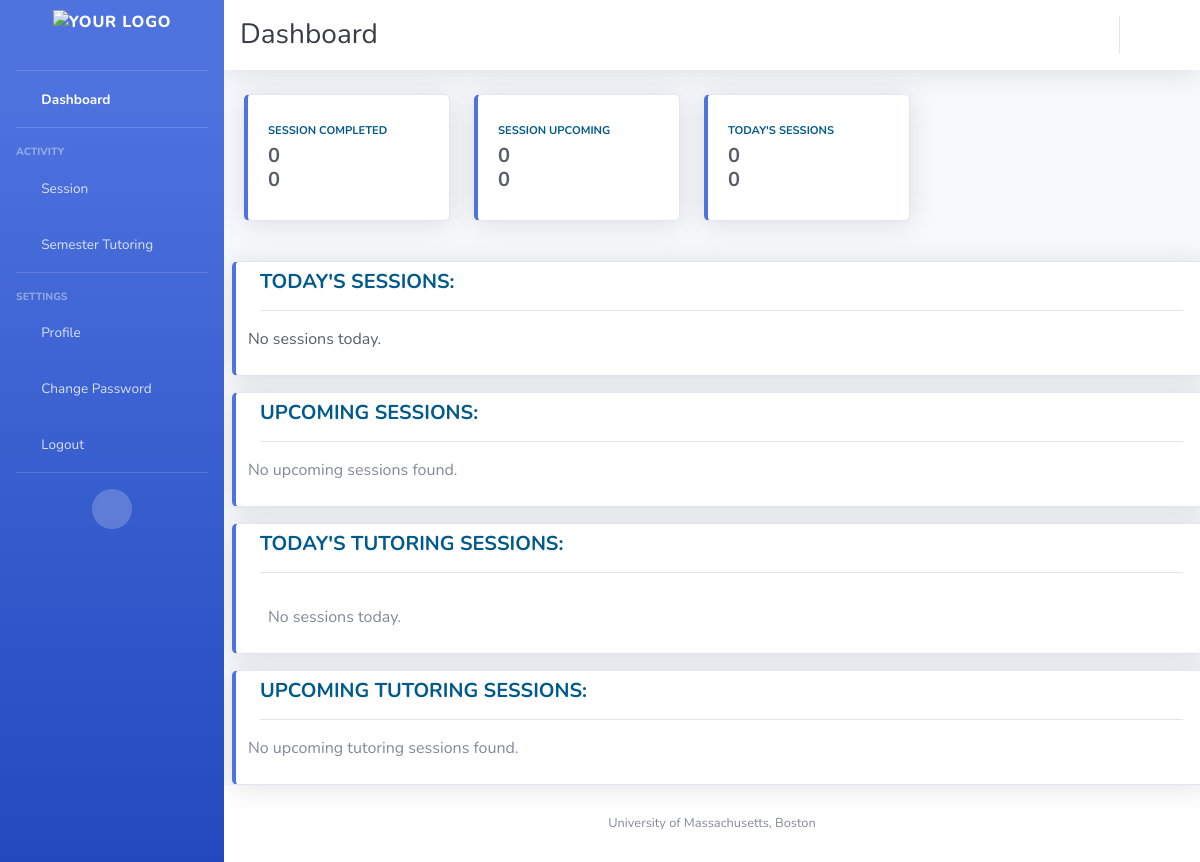
Page /home/ (signed in) on the earlier database version.
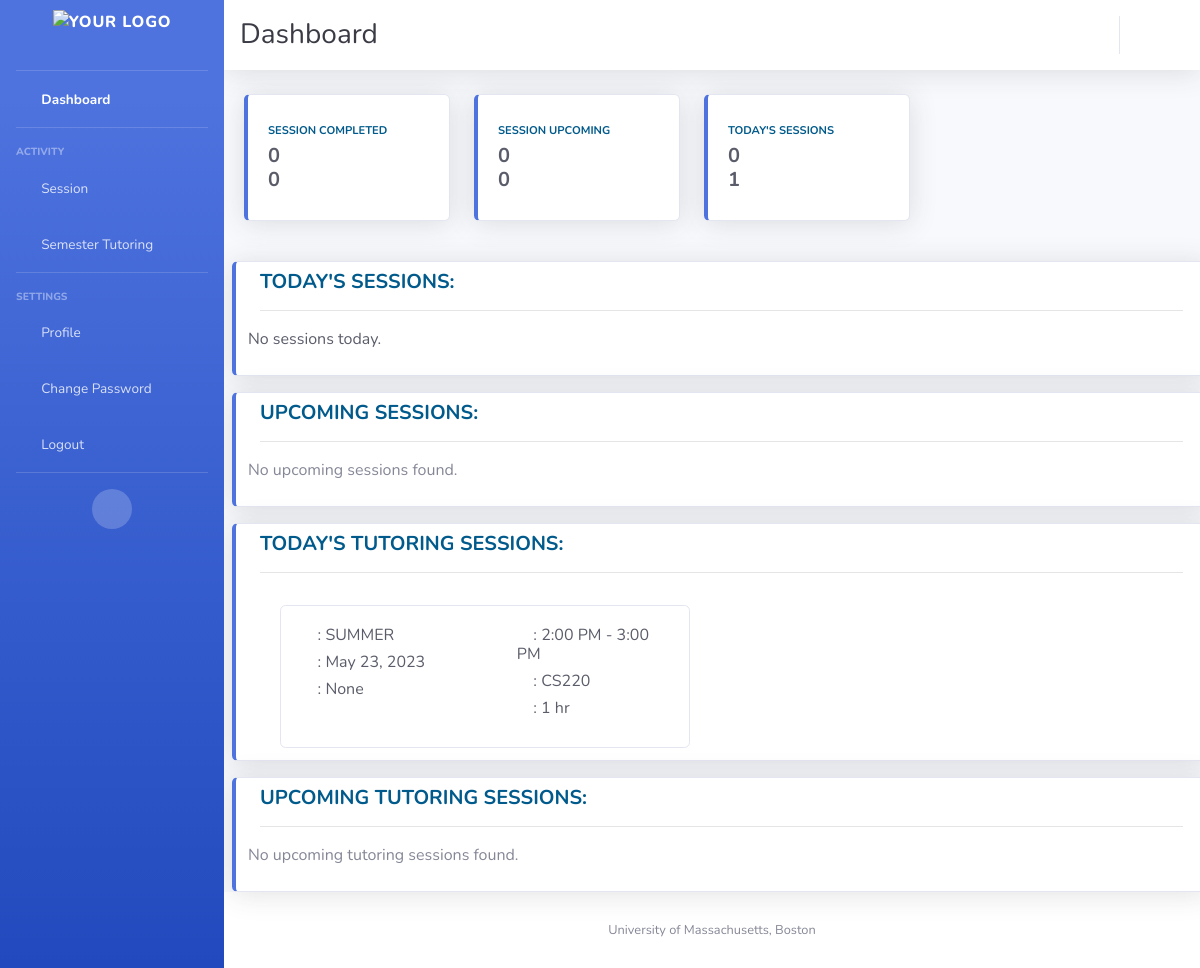
Same page on the later database version.
### appusers/models.py (models this page shows, shortened)
class Availability(models.Model):
    tutor = models.ForeignKey(Tutor, on_delete=models.CASCADE, null=True, blank=True, related_name='availabilities')
    date = models.DateField()
    timeblock = models.CharField(max_length=1, choices=TIMEBLOCK_CHOICES)
    booked_by = models.ForeignKey(Student, on_delete=models.SET_NULL, null=True, blank=True,
                                  related_name='booked_slots')
    course = models.ForeignKey(Course, on_delete=models.CASCADE)
    status = models.CharField(max_length=1, choices=STATUS_CHOICES)
    semester = models.CharField(max_length=25, null=True)

class Course(models.Model):
    c_name = models.CharField(max_length=100)
    c_code = models.CharField(max_length=50, unique=True, null=False)
    def __str__(self):
        return self.c_name

### appusers/views.py (the view)
# urls.py: path('home/', home_view, name='home'),
@login_required
def home_view(request):
    current_user = request.user
    today = date.today()
    slots = Availability.objects.all().order_by('date')
    try:
        student = current_user.student
        s_today_sessions = Availability.objects.filter(booked_by=student, date=today).order_by('timeblock')
        s_upcoming_sessions = Availability.objects.filter(booked_by=student, date__gt=today).order_by('date')
    except Student.DoesNotExist:
        s_today_sessions = []
        s_upcoming_sessions = []
    try:
        tutor = current_user.tutor
        t_today_sessions = Availability.objects.filter(tutor=tutor, date=today).order_by('timeblock')
        t_upcoming_sessions = Availability.objects.filter(tutor=tutor, date__gt=today).order_by('date')
    except Tutor.DoesNotExist:
        t_today_sessions = []
        t_upcoming_sessions = []
    return render(request, 'home.html',
                  {'slots': slots, 'today':today,
                   'tsessions': s_today_sessions, 'upsessions': s_upcoming_sessions,
                   'ttutsessions': t_today_sessions, 'uptutsessions': t_upcoming_sessions})

### templates/home.html (shortened to what the changed rows need)
{% extends 'base.html' %}
{% block top_heading %}
    <h1 class="h3 mb-0 text-gray-900">Dashboard</h1>
{% endblock %}
{% block content %}
    <div class="row mr-5 ml-2 mt-3">
        <div class="col-xl-3 col-md-6 mb-4">
            <div class="card border-left-primary shadow h-100 py-2">
                <div class="card-body">
                    <div class="row no-gutters align-items-center">
                        <div class="col mr-2">
                            <div class="text-xs font-weight-bold text-primary text-uppercase mb-1">
                                Today's Sessions</div>
                            {% if request.user.student %}
                                <div class="h5 mb-0 font-weight-bold text-gray-800">{{ tsessions|length }}</div>
                            {% endif %}
                            {% if request.user.tutor %}
                                <div class="h5 mb-0 font-weight-bold text-gray-800">{{ ttutsessions|length }}</div>
                            {% endif %}
                        </div>
                    </div>
                </div>
            </div>
        </div>
    </div>
    {% if user.is_authenticated %}
        {% if request.user.tutor %}
        <div class="container-fluid card border-left-primary shadow py-2 mr-5 ml-2 mt-3">
            <div id="card-container" class="row row-cols-1 row-cols-md-2 overflow-auto mr-5 ml-2 mt-3" >
                {% for session in ttutsessions %}
                    <div class="col mb-1">
                        <div class="card">
                            <div class="row g-0">
                                <div class="col-md-6">
                                    <div class="card-body text-gray-800">
                                        <div class="h6">
                                            <i class="fas fa-archive"></i>
                                            : {{ session.semester }}
                                        </div>
                                        <div class="h6">
                                            <i class="fas fa-calendar"></i>
                                            : {{ session.date }}
                                        </div>
                                        <div class="h6">
                                            <i class="fas fa-user-alt"></i>
                                            : {{ session.booked_by }}
                                        </div>
                                    </div>
                                </div>
                                <div class="col-md-6">
                                    <div class="card-body text-gray-800">
                                        <div class="h6">
                                            <i class="fas fa-clock"></i>
                                            : {{ session.get_timeblock_display }}
                                        </div>
                                        <div class="h6">
                                            <i class="fas fa-book"></i>
                                            : {{ session.course }}
                                        </div>
                                        <div class="h6">
                                            <i class="fas fa-user-clock"></i>
                                            : 1 hr
                                        </div>
                                    </div>
                                </div>
                            </div>
                       </div>
                    </div>
                    {% empty %}
                    <p>No sessions today.</p>
                {% endfor %}
            </div>
        </div>
        {% endif %}
    {% endif %}
{% endblock %}

Differences in the rows shown:
added Availability: semester "SUMMER", date "May 23, 2023", booked_by "None", timeblock "2:00 PM - 3:00 PM", course "CS220"
Other differences:
{{ ttutsessions|length }}: "0" → "1"
text no longer shown: "No sessions today."
